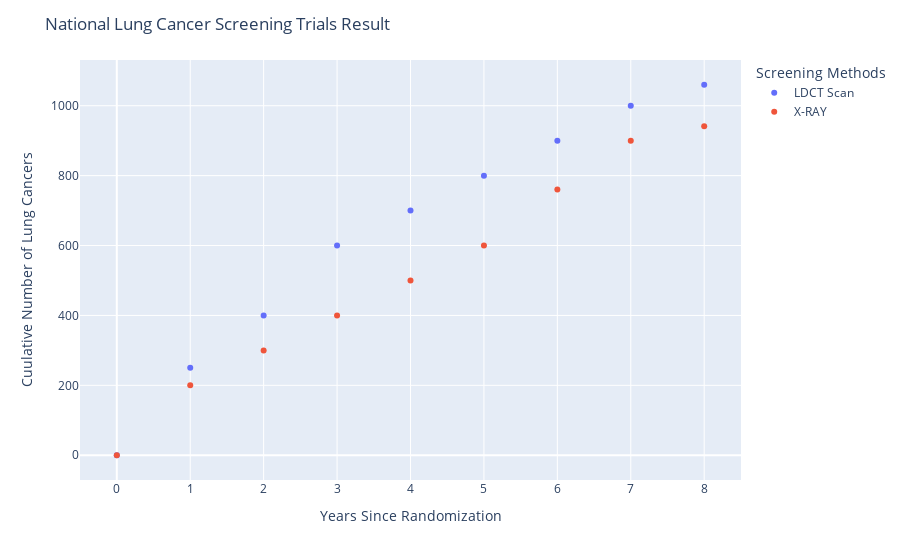

The notebook cell saved with this chart:
### Code cell
# imports
import plotly.express as px 
import pandas as pd 
import numpy as np 
from plotly.offline import plot

# data
df_wide = pd.read_csv('LDCTVsX-Ray.csv')
df_long=pd.melt(df_wide, id_vars=['Years'], value_vars=['LDCT Scan', 'X-RAY'])

# plotly 
fig = px.scatter(df_long, x='Years', y='value', color='variable',labels=dict(Years="Years Since Randomization", 
               value="Cuulative Number of Lung Cancers", variable="Screening Methods"))

fig.update_layout(
    title_text='National Lung Cancer Screening Trials Result'
)

# Show plot 
fig.show()
plot(fig, filename= 'LDCTVsX-Ray.html')

### Figure 1 — Plotly figure (JSON) as saved in the notebook; plotly's stock layout.template omitted (floating-point values rounded to 4 significant figures)
{"data": [{"hovertemplate": "Screening Methods=LDCT Scan<br>Years Since Randomization=%{x}<br>Cuulative Number of Lung Cancers=%{y}<extra></extra>", "legendgroup": "LDCT Scan", "marker": {"color": "#636efa", "symbol": "circle"}, "mode": "markers", "name": "LDCT Scan", "orientation": "v", "showlegend": true, "type": "scatter", "x": [0, 1, 2, 3, 4, 5, 6, 7, 8], "xaxis": "x", "y": [0, 250, 400, 600, 700, 800, 900, 1000, 1060], "yaxis": "y"}, {"hovertemplate": "Screening Methods=X-RAY<br>Years Since Randomization=%{x}<br>Cuulative Number of Lung Cancers=%{y}<extra></extra>", "legendgroup": "X-RAY", "marker": {"color": "#EF553B", "symbol": "circle"}, "mode": "markers", "name": "X-RAY", "orientation": "v", "showlegend": true, "type": "scatter", "x": [0, 1, 2, 3, 4, 5, 6, 7, 8], "xaxis": "x", "y": [0, 200, 300, 400, 500, 600, 760, 900, 941], "yaxis": "y"}], "layout": {"legend": {"title": {"text": "Screening Methods"}, "tracegroupgap": 0}, "margin": {"t": 60}, "title": {"text": "National Lung Cancer Screening Trials Result"}, "xaxis": {"anchor": "y", "domain": [0, 1], "title": {"text": "Years Since Randomization"}}, "yaxis": {"anchor": "x", "domain": [0, 1], "title": {"text": "Cuulative Number of Lung Cancers"}}}}
